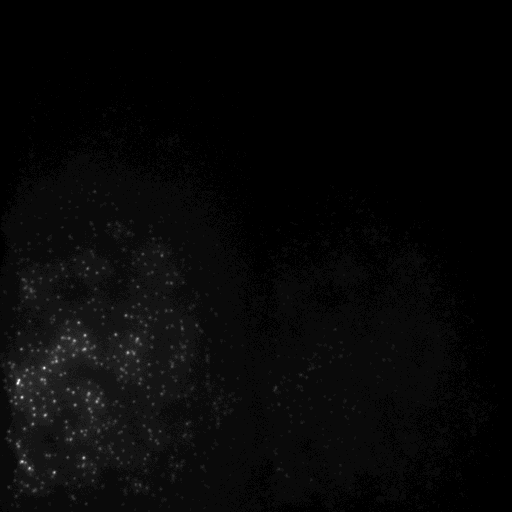
#> input picture autopick/tetraspeck.tif, 512 x 512 px
$ python pick_spots.py
#> lines starting #> are read from the running program, lines starting #| are printed output that depends on the picture
# -*- coding: utf-8 -*-
"""
Created on Tue Apr  2 13:08:00 2019

@author: mwdocter

find spots and make transformation, see Shirani's report
"""
# # NOTES # #
# Install the packages opencv and opencv-contrib.
# Both versions of OpenCV have to be lower than 3.4.3.
# This is because SIFT and SURF algorithms are both patented and removed from newer versions
# Range of uint16: [0, 65535]
# code via Shirani Bisnajak (BEP 2018-2019)

import cv2 #computer vision?
from PIL import Image # Python Imaging Library (PIL)
import tifffile as tiff
import matplotlib.pyplot as plt
from skimage import filters #  Image processing in Python — scikit-image
import numpy as np
import bisect #This module provides support for maintaining a list in sorted order without having to sort the list after each insertion.

def imghist(img): #img is a np.array
    binrange = [np.min(img), np.max(img)]
    binlength = binrange[1] - binrange[0]
    hist,bins = np.histogram(img.flatten(),binlength, binrange) #img.flatten changes RGB into one channel
    cdf = hist.cumsum()
    cdf_normalized = cdf * hist.max()/ cdf.max()
    plt.plot(cdf_normalized, color = 'b')
    plt.hist(img.flatten(), binlength, binrange, color = 'r')
    plt.xlim(binrange)
    plt.legend(('cdf','histogram'), loc = 'upper left')
    plt.show()

def imadjust(src, tol=1, vout=(0,255)):
    # src : input one-layer image (numpy array)
    # tol : tolerance, from 0 to 100.
    # vin  : src image bounds
    # vout : dst image bounds
    # return : output img

    assert len(src.shape) == 2 ,'Input image should be 2-dims'

    tol = max(0, min(100, tol))

    vin = [np.min(src), np.max(src)]
    vout = [0, 65535] # 65535=16 bits
    if tol > 0:
        # Compute in and out limits
        # Histogram
        hist = np.histogram(src,bins=list(range(vin[1] - vin[0])),range=tuple(vin))[0]

        # Cumulative histogram
        cum = hist.copy()
        for i in range(0, vin[1]-vin[0]-1): cum[i] = cum[i - 1] + hist[i] # why not hist.cumsum() here?

        # Compute bounds
        total = src.shape[0] * src.shape[1]
        low_bound = total * tol / 100
        upp_bound = total * (100 - tol) / 100
        vin[0] = bisect.bisect_left(cum, low_bound)
        vin[1] = bisect.bisect_left(cum, upp_bound)

    # Stretching
    scale = (vout[1] - vout[0]) / (vin[1] - vin[0])
    vs = src-vin[0]
    vs[src<vin[0]]=0 #everything below zero becomes 0
    vd = vs*scale+0.5 + vout[0] # why +0.5?
    vd[vd>vout[1]] = vout[1]
    dst = vd

    return dst.astype(np.uint16)


def im_binarize(img, f):
    temp = img.copy()
    temp[temp<f] = 0
    return temp.astype(np.uint8)

def enhance_blobies(image, f):
    l, r = image[:, :image.shape[1]//2], image[:, image.shape[1]//2:]
    l_adj, r_adj = imadjust(l.copy()), imadjust(r.copy())
    l_bin, r_bin = im_binarize(l_adj, f).astype(np.uint8), im_binarize(r_adj,f).astype(np.uint8)
    return l, r, l_bin, r_bin

# Open image
image = tiff.imread('tetraspeck.tif')
#> image is the input picture: shape (512, 512) uint16; min 109, max 6623, mean 332.5

# default for 16 bits 50000, for 8 bits 200 (=256*50000/64000)
f=50000

# left, right, enhanced left and enhanced right image for keypoint detection
l, r, l_enh, r_enh = enhance_blobies(image,f)
#> in enhance_blobies, `l, r = image[:, :image.shape[1]//2], image[:, image.shape[1]//2:]`:
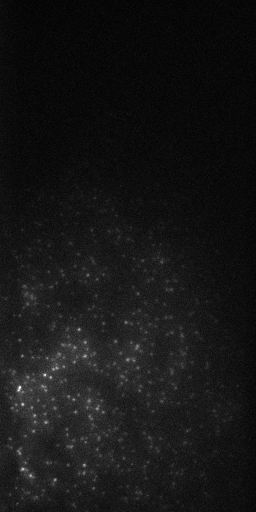
#> r: shape (512, 256) uint16; min 109, max 1457, mean 226.9; drawn with min black and max white
#> in imadjust, `vin = [np.min(src), np.max(src)]`: vin = [109, 6623]
#> in imadjust, `hist = np.histogram(src,bins=list(range(vin[1] - vin[0])),range=tuple(..`: hist = 6513 values, max 768 at index 196, min 0 at index 0, mean 20.12
#> in imadjust, `cum = hist.copy()`: cum has the same summary as hist
#> after the loop in imadjust, `for i in range(0, vin[1]-vin[0]-1): cum[i] = cum[i - 1] + hist[i]`: cum = 6513 values from 0 to 131071
#> in imadjust, `scale = (vout[1] - vout[0]) / (vin[1] - vin[0])`: scale = 46.22
#> in imadjust, `vs[src<vin[0]]=0`:
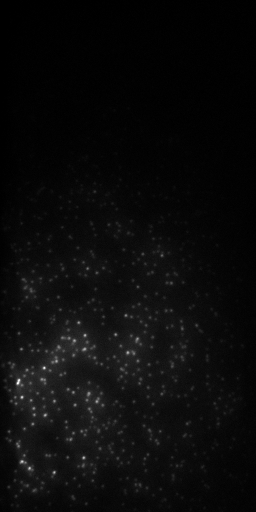
#> vs: shape (512, 256) uint16; min 0, max 6472, mean 287.1; drawn with min black and max white
#> in imadjust, `vd[vd>vout[1]] = vout[1]`:
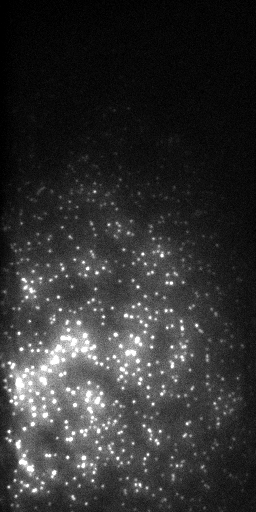
#> vd: shape (512, 256) float64; min 0.5, max 65535, mean 12985.9; drawn with min black and max white
#> call 2 of imadjust, with tol = 1, vout = (0, 255)
#> in imadjust (call 2), `tol = max(0, min(100, tol))`: tol = 1
#> in imadjust (call 2), `vin = [np.min(src), np.max(src)]`: vin = [109, 1457]
#> in imadjust (call 2), `hist = np.histogram(src,bins=list(range(vin[1] - vin[0])),range=tuple(..`: hist = 1347 values, max 1341 at index 160, min 0 at index 0, mean 97.3
#> in imadjust (call 2), `cum = hist.copy()`: cum has the same summary as hist
#> after the loop in imadjust (call 2), `for i in range(0, vin[1]-vin[0]-1): cum[i] = cum[i - 1] + hist[i]`: cum = 1347 values from 0 to 131068
#> in imadjust (call 2), `scale = (vout[1] - vout[0]) / (vin[1] - vin[0])`: scale = 184.6
#> in imadjust (call 2), `vs[src<vin[0]]=0`:
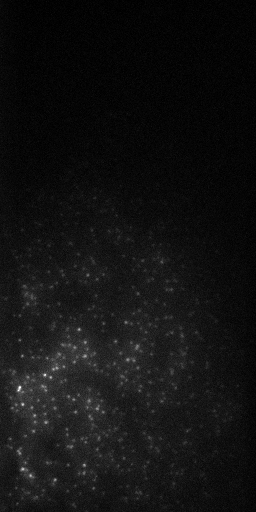
#> vs: shape (512, 256) uint16; min 0, max 1326, mean 96; drawn with min black and max white
#> in imadjust (call 2), `vd[vd>vout[1]] = vout[1]`:
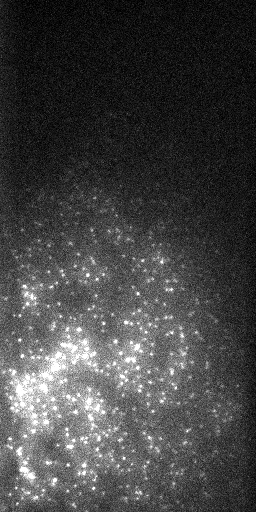
#> vd: shape (512, 256) float64; min 0.5, max 65535, mean 17517.7; drawn with min black and max white
#> call 2 of im_binarize, with f = 50000
#> in im_binarize (call 2), `temp[temp<f] = 0`:
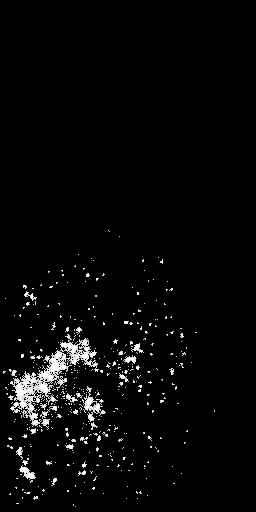
#> temp: shape (512, 256) uint16; min 0, max 65535, mean 2004.7; drawn with min black and max white
#> in im_binarize (call 2), `return temp.astype(np.uint8)`:
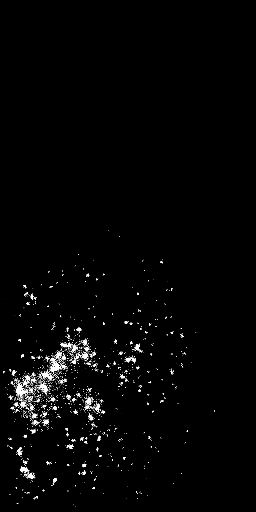
#> returned value: shape (512, 256); min 0, max 255, mean 5.6

### Initiate SIFT or SURF detector
# detector = cv2.xfeatures2d.SIFT_create()
#> (the run stopped early here; a loop or call above may not have finished)
